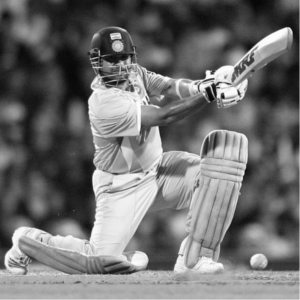
//> input picture src/lab/codes/test.png, 300 x 300 px
$ ./im_colourLin test.png out.png 3 2 2 3   (built with g++ and OpenCV 4)
//> lines starting //> are read from the running program, lines starting //| are printed output that depends on the picture
#include<iostream>
#include<stdio.h>
#include <string.h>
#include <cmath>
#include<algorithm>
#include<opencv/cv.h>
#include<opencv/highgui.h>

using namespace std;

IplImage* Contrast_Stretch(IplImage *src,float a,float b, int arg)
{
	int c = cvGetSize(src).width;
	int r = cvGetSize(src).height;

	IplImage* final_img=cvCreateImage(cvSize(src->width,src->height),src->depth,src->nChannels);
	cvZero(final_img);

	for(int i=0;i<r;i++)
	{
		for(int j=0;j<c;j++)
		{
				CvScalar s1,s;
				s1 = cvGet2D(src,i,j);
				s.val[0]=s1.val[0];
				s.val[1]=s1.val[1];
				s.val[2]=s1.val[2];

				if (arg==1 || arg==3 || arg==5 || arg==7)
				{
					int grval1 = (int)(tan(a*3.14/180)*s1.val[0] + b);
					if(grval1 > 255)
						grval1 = 255;
					else if(grval1 < 0)
						grval1 = 0;
					s.val[0] = grval1;
				}

				if (arg==2 || arg==3 || arg==6 || arg==7)
				{
					int grval2 = (int)(tan(a*3.14/180)*s1.val[1] + b);
					if(grval2 > 255)
						grval2 = 255;
					else if(grval2 < 0)
						grval2 = 0;
					s.val[1] = grval2;
				}

				if (arg==4 || arg==5 || arg==6 || arg==7)
				{
					int grval3 = (int)(tan(a*3.14/180)*s1.val[2] + b);
					if(grval3 > 255)
						grval3 = 255;
					else if(grval3 < 0)
						grval3 = 0;
					s.val[2] = grval3;
				}

				cvSet2D(final_img,i,j,s);

		}
	}
	return final_img;
}

// argv[7] will tells on which plane the proc. needs to be done --> input should be 1 or 2 or 3
// and argv[8] tells which color model to select --> input should be "1" for RGB, "2" for HSV, and "3" for CMY

int main(int argc,char *argv[])
{
	int p[3];
	p[0] = CV_IMWRITE_JPEG_QUALITY;
	p[1] = 90;
	p[2] = 0;

	char *img_nm,*img_typ;
	IplImage* source = cvLoadImage(argv[1],1);
//> source is the input picture: 300 rows x 300 cols, CV_8UC3; min 6, max 253, mean 112.4
	IplImage* dst;
	IplImage* dst1;

	char *pch,*rem,*f_img;
	pch = strtok (argv[1],"/");
//> pch = "test.png"
	while (pch != NULL)
	{
		f_img = pch;
		pch = strtok (NULL, "/");

	}
//> this loop made 1 pass
//> f_img on pass 1: "test.png"

	img_nm = strtok (f_img,".");
//> img_nm = "test"; f_img = "test"
	img_typ = strtok (NULL, ".");
	cout<<"hello worldhhhh"<<endl;
	int c=cvGetSize(source).width;
//> c = 300
	int r=cvGetSize(source).height;
//> r = 300
	cout<<"hello world"<<endl;
	IplImage* src=cvCreateImage(cvSize(c,r),IPL_DEPTH_8U,3);
	IplImage* p1=cvCreateImage(cvSize(c,r),IPL_DEPTH_8U,1);
	IplImage* p2=cvCreateImage(cvSize(c,r),IPL_DEPTH_8U,1);
	IplImage* p3=cvCreateImage(cvSize(c,r),IPL_DEPTH_8U,1);

        if (atoi(argv[6])==1)
        {
                // processing the image in RGB
                CvScalar s,t;
                t.val[0]=0;
                t.val[1]=0;
                t.val[2]=0;
                for (int i=0;i<r;i++)
                {
                        for (int j=0;j<c;j++)
                        {
                                s=cvGet2D(source,i,j);
                                t.val[0]=s.val[0];
                                cvSet2D(p1,i,j,t);
                                t.val[0]=s.val[1];
                                cvSet2D(p2,i,j,t);
                                t.val[0]=s.val[2];
                                cvSet2D(p3,i,j,t);
                        }
                }
                cvMerge(p1,p2,p3,NULL,src);
        }
        else if (atoi(argv[6])==2)
        {
                // processing the image in HSV
                cvCvtColor(source,src,CV_RGB2HSV);
                cvSplit(src,p1,p2,p3,0);
        }
        else if (atoi(argv[6])==3)
        {
                // processing the image in CMY
                CvScalar s,t;
                t.val[0]=0;
                t.val[1]=0;
                t.val[2]=0;
                for (int i=0;i<r;i++)
                {
                        for (int j=0;j<c;j++)
                        {
                                s=cvGet2D(source,i,j);
                                t.val[0]=(s.val[2]+s.val[1])/2;
                                cvSet2D(p1,i,j,t);
                                t.val[0]=(s.val[0]+s.val[2])/2;
                                cvSet2D(p2,i,j,t);
                                t.val[0]=(s.val[0]+s.val[1])/2;
                                cvSet2D(p3,i,j,t);
                        }
                }
//> this loop made 300 passes
//> s on passes 1 to 3: Scalar(162, 162, 162), Scalar(162, 162, 162), Scalar(160, 160, 160)
//> after the loop, s = Scalar(223, 223, 223)
                cvMerge(p1,p2,p3,NULL,src);
        }


	float a,b;
	a = atof(argv[4]);
//> a = 2
	b = atof(argv[5]);
//> b = 2
	dst=cvCreateImage(cvSize(src->width,src->height),src->depth,src->nChannels);
	dst1=cvCreateImage(cvSize(src->width,src->height),src->depth,src->nChannels);
	dst1=Contrast_Stretch(src,a,b,atoi(argv[3]));
//> after the loop in Contrast_Stretch, `for(int i=0;i<r;i++)`:
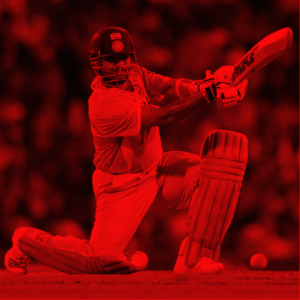
//> final_img: 300 rows x 300 cols, CV_8UC3; mean B, G, R 5.4, 5.4, 112.4


	cvSplit(dst1,p1,p2,p3,0);
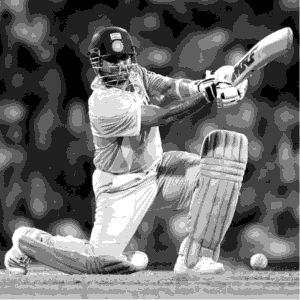
//> p1: 300 rows x 300 cols, CV_8UC1; min 2, max 10, mean 5.43; drawn with min black and max white

        if (atoi(argv[6])==1)
        {
                // processing the image in RGB
                CvScalar s,t;
                t.val[0]=0;
                t.val[1]=0;
                t.val[2]=0;
                for (int i=0;i<r;i++)
                {
                        for (int j=0;j<c;j++)
                        {
                                s=cvGet2D(dst1,i,j);
                                t.val[0]=s.val[0];
                                cvSet2D(p1,i,j,t);
                                t.val[0]=s.val[1];
                                cvSet2D(p2,i,j,t);
                                t.val[0]=s.val[2];
                                cvSet2D(p3,i,j,t);
                        }
                }
                cvMerge(p1,p2,p3,NULL,dst);
        }
        else if (atoi(argv[6])==2)
        {
                // processing the image in HSV
                cvCvtColor(dst1,dst,CV_HSV2RGB);
                cvSplit(dst,p1,p2,p3,0);
        }
        else if (atoi(argv[6])==3)
        {
                // processing the image in CMY
                CvScalar s,t;
                t.val[0]=0;
                t.val[1]=0;
                t.val[2]=0;
                for (int i=0;i<r;i++)
                {
                        for (int j=0;j<c;j++)
                        {
                                s=cvGet2D(dst1,i,j);
                                t.val[0]=(s.val[2]+s.val[1])/2;
                                cvSet2D(p1,i,j,t);
                                t.val[0]=(s.val[0]+s.val[2])/2;
                                cvSet2D(p2,i,j,t);
                                t.val[0]=(s.val[0]+s.val[1])/2;
                                cvSet2D(p3,i,j,t);
                        }
                }
//> this loop made 300 passes
//> s on passes 1 to 3: Scalar(7, 7, 162), Scalar(7, 7, 162), Scalar(7, 7, 160)
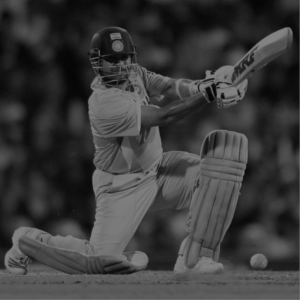
//> p1: 300 rows x 300 cols, CV_8UC1; min 4, max 132, mean 58.9
//> after the loop, s = Scalar(9, 9, 223)
                cvMerge(p1,p2,p3,NULL,dst);
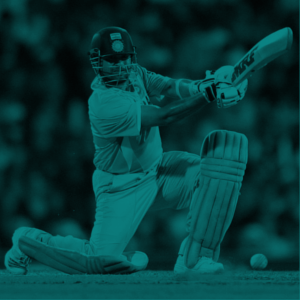
//> dst: 300 rows x 300 cols, CV_8UC3; mean B, G, R 58.9, 58.9, 5.4
        }

	cvSaveImage(argv[2],dst);

	cvReleaseImage( &p1 );
	cvReleaseImage( &p2 );
	cvReleaseImage( &p3 );
	cvReleaseImage( &src );
	cvReleaseImage( &dst);
	cvReleaseImage( &dst1);

	return 0;
}
